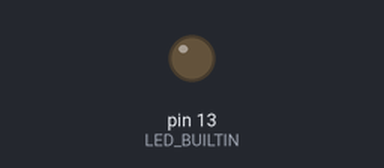
The sketch below on a simulated Arduino Uno, built with avr-gcc and run on an emulated ATmega328P. Shown: output pins drawn as LEDs (lit = HIGH). EEPROM starts erased; what the sketch prints to the serial monitor is not drawn.

Above: at 0.1 s.
Timing chart, 0 to 1.6 s (numbered marks = the images above):
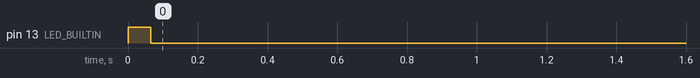

The sketch:

ArduinoMega-SaveSchedules.ino
```cpp
#include <EEPROM.h>

#include <AutomatedIrrigatingSystem-Shared.h>
#include <AutomatedIrrigatingSystem-MegaOnly.h>


// --------------------GLOBAL VALUES--------------------//
const uint8_t nSchedules = 1;

WaterSchedule schedule1;
WaterSchedule schedule2;
WaterSchedule schedule3;

EepromStore store1;
EepromStore store2;
EepromStore store3;


// --------------------FUNCTIONS--------------------//
void generateSchedules()
{
  MonitorSerial.println("Generating data ...");

  // Mint.
  schedule1.device = RELAY_SOLENOID_1;
  uint8_t* days_1 = reinterpret_cast<uint8_t*>(&schedule1.daysToWater);
  *days_1 = 0xFF; // Everyday.
  // { {hour, minute}, ml, watered };
  schedule1.plans[0] = WaterPlan { {06,00} , 900, false};
  schedule1.plans[1] = WaterPlan { {12,00} , 900, false};
  schedule1.plans[2] = WaterPlan { {21,00} , 900, false};

  // Mediteran
  schedule2.device = RELAY_SOLENOID_2;
  uint8_t* days_2 = reinterpret_cast<uint8_t*>(&schedule2.daysToWater);
  *days_2 = 0xFF; // Everyday.
  // { {hour, minute}, ml, watered };
  schedule2.plans[0] = WaterPlan { {06,00} , 400, false};
  schedule2.plans[1] = WaterPlan { {12,00} , 400, false};
  schedule2.plans[2] = WaterPlan { {21,00} , 200, false};

  // Coconut.
  schedule3.device = RELAY_SOLENOID_3;
  uint8_t* days_3 = reinterpret_cast<uint8_t*>(&schedule3.daysToWater);
  *days_3 = 0xFF; // Everyday.
  // { {hour, minute}, ml, watered };
  schedule3.plans[0] = WaterPlan { {06,00} , 200, false};
  schedule3.plans[1] = WaterPlan { {12,00} , 200, false};
  schedule3.plans[2] = WaterPlan { {21,00} , 100, false};

  MonitorSerial.println("Data generated.");
}

void packDataBeforeStoring()
{
  MonitorSerial.println("Packing data ...");

  store1.schedule = schedule1;
  store1.checksum = dataChecksum (&schedule1, sizeof(WaterSchedule));

//  store2.schedule = schedule2;
//  store2.checksum = dataChecksum (&schedule2, sizeof(WaterSchedule));
//
//  store3.schedule = schedule3;
//  store3.checksum = dataChecksum (&schedule3, sizeof(WaterSchedule));

  MonitorSerial.println("Data packed.");
}

void writeWaterPlansToEeprom()
{
  MonitorSerial.println("Writing data to Eeporm ...");

  unsigned int currentAddress = eepromStartAddress;
  EEPROM.put (currentAddress, nSchedules);
  currentAddress += sizeof(uint8_t);

  EEPROM.put (currentAddress, store1);
  currentAddress += sizeof(EepromStore);

//  EEPROM.put (currentAddress, store2);
//  currentAddress += sizeof(EepromStore);
//
//  EEPROM.put (currentAddress, store3);
//  currentAddress += sizeof(EepromStore);

  MonitorSerial.println("Data written.");
}

void checkEepromData()
{
  MonitorSerial.println("Verifying data consistency ...");

  bool allDataGood = true;

  unsigned int currentAddress = eepromStartAddress;

  uint8_t checkNPlans;
  EEPROM.get(currentAddress, checkNPlans);
  currentAddress += sizeof(uint8_t);
  allDataGood &= checkNPlans == nSchedules;

  EepromStore store;

  EEPROM.get (currentAddress, store);
  currentAddress += sizeof(EepromStore);
  allDataGood &= compareObject(&store, &store1, sizeof(EepromStore));

//  EEPROM.get (currentAddress, store);
//  currentAddress += sizeof(EepromStore);
//  allDataGood &= compareObject(&store, &store2, sizeof(EepromStore));
//
//  EEPROM.get (currentAddress, store);
//  currentAddress += sizeof(EepromStore);
//  allDataGood &= compareObject(&store, &store3, sizeof(EepromStore));

  if (allDataGood)
    MonitorSerial.println("All data good.");
  else
    MonitorSerial.println("Data corrupted.");
}


void setup()
{
  MonitorSerial.begin (115200);

  pinMode(LED_BUILTIN, OUTPUT);

  // On means writing.
  digitalWrite(LED_BUILTIN, HIGH);

  generateSchedules();
  packDataBeforeStoring();
  writeWaterPlansToEeprom();
  checkEepromData();

  // Off means finished..
  digitalWrite(LED_BUILTIN, LOW);

}

void loop()
{
}
```
